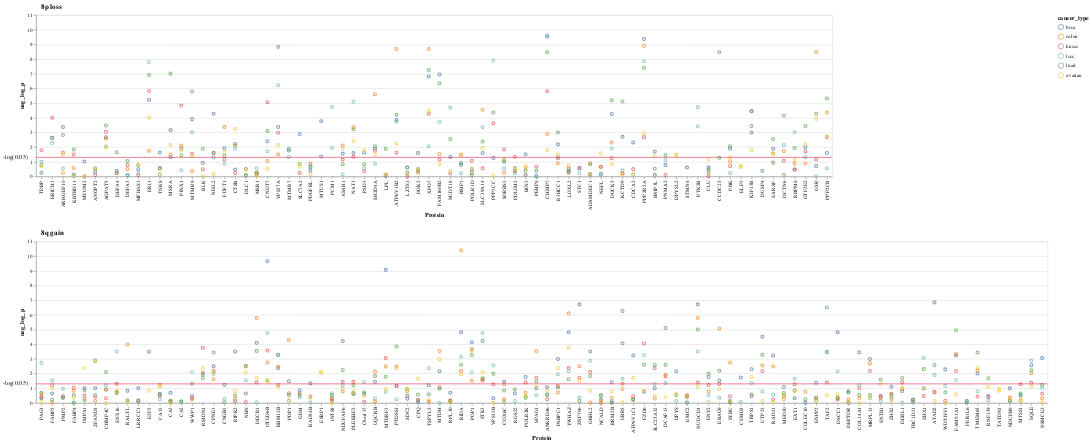

Source (notebook cell):
### Code cell
def pval_plot(df, title, group_col, val_col, color_col, dx, y=True, sig=0.05):
    
    df = df.sort_values(by=[
        "chromosome",
        "arm",
        "start_bp",
        "end_bp"
    ])
    
    val_log_col = "neg_log_p"
    log_cutoff = -np.log10(sig)
    df = df.assign(**{val_log_col: - np.log10(df[val_col])})
    
    if y:
        chart_y = alt.Y(
            val_log_col,
            title=val_log_col
        )
        
    else:
        chart_y = alt.Y(
            val_log_col,
            axis=alt.Axis(
                labels=False,
                ticks=False,
                title=None
            )
        )
        
    chart = alt.Chart(df).mark_point().encode(
        x=alt.X(
            group_col,
            title="Protein",
            sort=df["Name"].tolist()
        ),
        y=chart_y,
        color=color_col
    )
    
    line = alt.Chart(pd.DataFrame({
        'y': [log_cutoff],
        "label": [f"-log({sig})"]
    })).mark_rule(color="crimson").encode(
        y="y"
    )

    text = line.mark_text(
        align="right",
        dx=dx
    ).encode(
        text="label"
    )

    if y:
        return (chart + line + text).properties(title=title)
    else:
        return (chart + line).properties(title=title)

alt.vconcat(
    pval_plot(prot[prot["cnv_event"] == "8p_loss"], "8p loss", "Name", "adj_p", "cancer_type", -755),
    pval_plot(prot[prot["cnv_event"] == "8q_gain"], "8q gain", "Name", "adj_p", "cancer_type", -955)
).resolve_scale(y="shared").configure_title(anchor="start", dx=70)

### Figure 1 — Vega-Lite specification as saved in the notebook (floating-point values rounded to 4 significant figures; data arrays with more than 128 entries replaced by an {"elided": "..."} marker saying what was removed)
{"config": {"view": {"continuousWidth": 400, "continuousHeight": 300}, "title": {"anchor": "start", "dx": 70}}, "vconcat": [{"layer": [{"data": {"name": "data-b955f8c95cefc86dec22dd4cf8cefccf"}, "mark": "point", "encoding": {"color": {"type": "nominal", "field": "cancer_type"}, "x": {"type": "nominal", "field": "Name", "sort": {"elided": "375 str values"}, "title": "Protein"}, "y": {"type": "quantitative", "field": "neg_log_p", "title": "neg_log_p"}}}, {"data": {"name": "data-429973b08f28eb25ab4ec3af8da6bb12"}, "mark": {"type": "rule", "color": "crimson"}, "encoding": {"y": {"type": "quantitative", "field": "y"}}}, {"data": {"name": "data-429973b08f28eb25ab4ec3af8da6bb12"}, "mark": {"type": "text", "align": "right", "dx": -755}, "encoding": {"text": {"type": "nominal", "field": "label"}, "y": {"type": "quantitative", "field": "y"}}}], "title": "8p loss"}, {"layer": [{"data": {"name": "data-30de048b6b6dfb59d9e4e764e2bf78be"}, "mark": "point", "encoding": {"color": {"type": "nominal", "field": "cancer_type"}, "x": {"type": "nominal", "field": "Name", "sort": {"elided": "505 str values"}, "title": "Protein"}, "y": {"type": "quantitative", "field": "neg_log_p", "title": "neg_log_p"}}}, {"data": {"name": "data-429973b08f28eb25ab4ec3af8da6bb12"}, "mark": {"type": "rule", "color": "crimson"}, "encoding": {"y": {"type": "quantitative", "field": "y"}}}, {"data": {"name": "data-429973b08f28eb25ab4ec3af8da6bb12"}, "mark": {"type": "text", "align": "right", "dx": -955}, "encoding": {"text": {"type": "nominal", "field": "label"}, "y": {"type": "quantitative", "field": "y"}}}], "title": "8q gain"}], "resolve": {"scale": {"y": "shared"}}, "$schema": "https://vega.github.io/schema/vega-lite/v4.8.1.json", "datasets": {"data-b955f8c95cefc86dec22dd4cf8cefccf": {"elided": "375 records"}, "data-429973b08f28eb25ab4ec3af8da6bb12": [{"y": 1.301, "label": "-log(0.05)"}], "data-30de048b6b6dfb59d9e4e764e2bf78be": {"elided": "505 records"}}}
